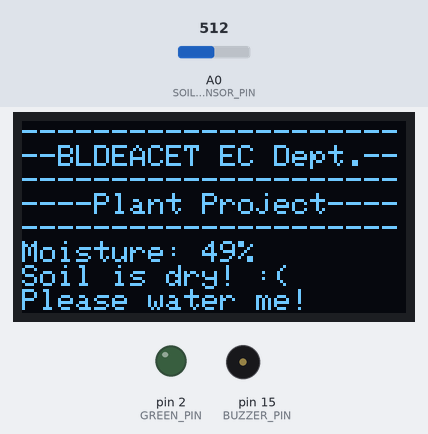
A sketch run on a simulated Arduino Uno, built with avr-gcc and run on an emulated ATmega328P. Parts: 128×64 one-colour display, output pins drawn as LEDs (lit = HIGH), buzzer (waves = sounding). The test bench sets the inputs (shaded band); at power-on: A0 (SOIL_SENSOR_PIN) = 512. Pins used as bus, display or sensor lines are not drawn.

Above: at 2.5 s.
3.3 s: A0 (SOIL_SENSOR_PIN) set to 504
At 4.7 s:
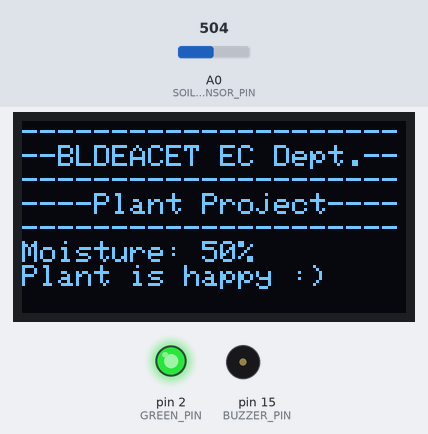
7.1 s: A0 (SOIL_SENSOR_PIN) set to 716
At 7.86 s:
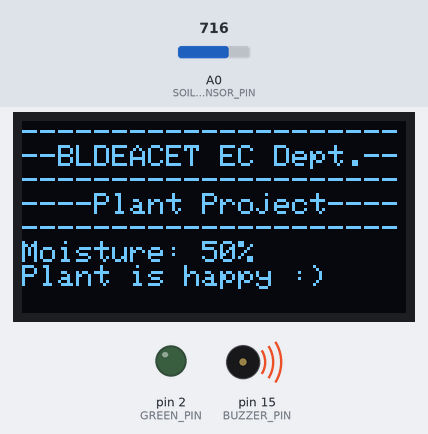
9.5 s: A0 (SOIL_SENSOR_PIN) set to 511
At 13.4 s:
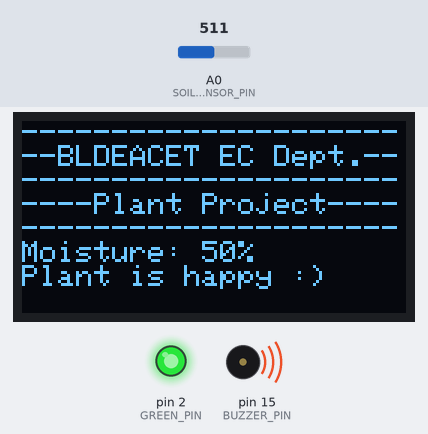
Timing chart, 0 to 19.0 s (numbered marks = the images above; inputs shaded):
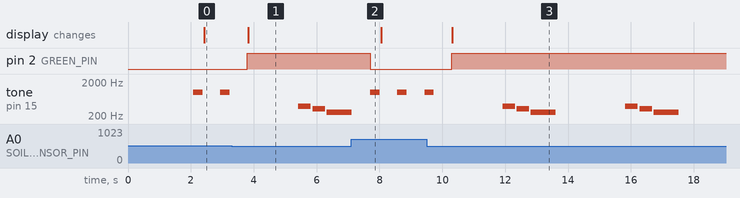

Measured:
- the behaviour switches between 512 and 511 on A0 (SOIL_SENSOR_PIN) (found by bisection; images 0 and 1)
- after the input at 3.3 s, pin 2 (GREEN_PIN): LOW → HIGH after 0.50 s; the display: changes after 0.53 s (image 1)
- after the input at 7.1 s, pin 2 (GREEN_PIN): HIGH → LOW after 0.61 s
- after the input at 9.5 s, pin 2 (GREEN_PIN): LOW → HIGH after 0.80 s; the display: changes after 0.82 s (image 3)
- by itself, tone on pin 15 (BUZZER_PIN): plays 392 Hz for 0.40 s, 330 Hz for 0.40 s, 262 Hz for 0.80 s, 392 Hz for 0.40 s, 330 Hz for 0.40 s, 262 Hz for 0.80 s

The sketch:

PlantProject.ino
```cpp
#include <Wire.h>
#include <Adafruit_GFX.h>
#include <Adafruit_SSD1306.h>

#define SCREEN_WIDTH 128
#define SCREEN_HEIGHT 64
#define OLED_RESET -1
Adafruit_SSD1306 display(SCREEN_WIDTH, SCREEN_HEIGHT, &Wire, OLED_RESET);

// Pin definitions
#define SOIL_SENSOR_PIN A0
#define RED_PIN 14     // D5
#define GREEN_PIN 2    // D4
#define BUZZER_PIN 15  // D8

// Melody for happy condition
int melody[] = {392, 330, 262}; // G4, E4, C4
int noteDurations[] = {400, 400, 800};

bool wasDryBefore = false;
unsigned long lastBeepTime = 0;

void setup() {
  Serial.begin(115200);

  pinMode(RED_PIN, OUTPUT);
  pinMode(GREEN_PIN, OUTPUT);
  pinMode(BUZZER_PIN, OUTPUT);

  if (!display.begin(SSD1306_SWITCHCAPVCC, 0x3C)) {
    Serial.println(F("OLED initialization failed"));
    while (1);
  }

  display.clearDisplay();
  display.setTextSize(1);
  display.setTextColor(SSD1306_WHITE);
  display.setCursor(0, 0);
  display.println("BLDEACET EC Department");
  display.println("Soil Monitor Booting...");
  display.display();
  delay(2000);
}

void playMelody() {
  for (int i = 0; i < 3; i++) {
    tone(BUZZER_PIN, melody[i], noteDurations[i]);
    delay(noteDurations[i] + 50);
  }
  noTone(BUZZER_PIN);
}

void drySoilBeep() {
  tone(BUZZER_PIN, 1000, 300); // from 100 → 300 ms
  delay(320);
  noTone(BUZZER_PIN);
}

void loop() {
  int sensorValue = analogRead(SOIL_SENSOR_PIN); // 0 (wet) to 1023 (dry)
  int moisturePercent = map(sensorValue, 1023, 0, 0, 100); // Map to percentage

  display.clearDisplay();
  display.setCursor(0, 0);
  display.println("---------------------");
  display.println("--BLDEACET EC Dept.--");
  display.println("---------------------");
  display.println("----Plant Project----");
  display.println("---------------------");
  display.print("Moisture: ");
  display.print(moisturePercent);
  display.println("%");

  if (moisturePercent < 50) {
    display.println("Soil is dry! :( ");
    display.println("Please water me!");

    digitalWrite(RED_PIN, HIGH);
    digitalWrite(GREEN_PIN, LOW);

    if (millis() - lastBeepTime > 200) {
      drySoilBeep(); // Louder periodic beep
      lastBeepTime = millis();
    }

    wasDryBefore = true;
  } else {
    display.println("Plant is happy :)");

    digitalWrite(RED_PIN, LOW);
    digitalWrite(GREEN_PIN, HIGH);

    // Repeat melody every 5 seconds while soil is happy
    if (millis() - lastBeepTime > 2000) {
      playMelody(); // Melody for healthy plant
      lastBeepTime = millis();
    }

    wasDryBefore = false;
  }

  display.display();
  delay(500); // Frequent update
}
```
